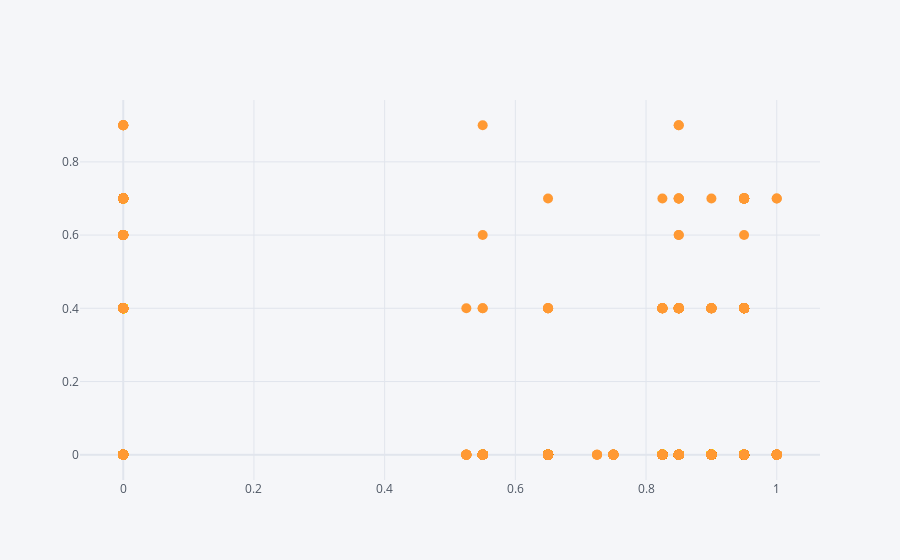

The code cell stored with this chart in its notebook:
### Code cell
data_visulaization.iplot(kind='scatter',x='DateMappingMatch',y='AmountMappingMatch',mode='markers',size=10)

### Figure 1 — Plotly figure (JSON) as saved in the notebook; plotly's stock layout.template omitted (floating-point values rounded to 4 significant figures; data arrays with more than 128 entries replaced by an {"elided": "..."} marker saying what was removed)
{"data": [{"line": {"color": "rgba(255, 153, 51, 1.0)", "dash": "solid", "shape": "linear", "width": 1.3}, "marker": {"size": 10, "symbol": "circle"}, "mode": "markers", "name": "AmountMappingMatch", "text": "", "type": "scatter", "x": {"elided": "12034 float values"}, "y": {"elided": "12034 float values"}}], "layout": {"legend": {"bgcolor": "#F5F6F9", "font": {"color": "#4D5663"}}, "paper_bgcolor": "#F5F6F9", "plot_bgcolor": "#F5F6F9", "title": {"font": {"color": "#4D5663"}}, "xaxis": {"gridcolor": "#E1E5ED", "showgrid": true, "tickfont": {"color": "#4D5663"}, "title": {"font": {"color": "#4D5663"}, "text": ""}, "zerolinecolor": "#E1E5ED"}, "yaxis": {"gridcolor": "#E1E5ED", "showgrid": true, "tickfont": {"color": "#4D5663"}, "title": {"font": {"color": "#4D5663"}, "text": ""}, "zerolinecolor": "#E1E5ED"}}}
